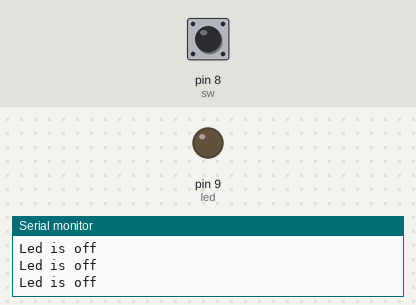
Bench run of a sketch on a simulated Arduino Uno, built with avr-gcc and run on an emulated ATmega328P. On the bench: output pins drawn as LEDs (lit = HIGH), the last lines printed to the serial monitor. Inputs (shaded band) come from the test bench; at power-on: pin 8 (sw) HIGH.

Above: at 2.0 s.
2.1 s: pin 8 (sw) pulled LOW for 0.75 s
At 2.8 s:
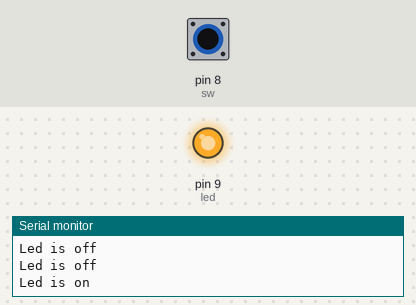
4.5 s: pin 8 (sw) pulled LOW for 3.2 s
At 9.2 s:
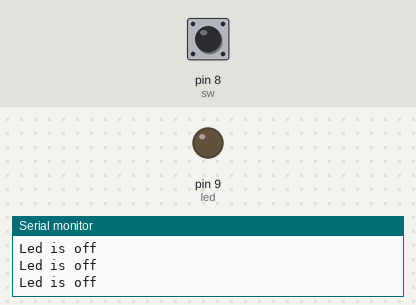
Timing chart, 0 to 10.7 s (numbered marks = the images above; inputs shaded):
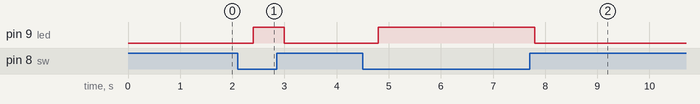

The sketch:

digital_input.ino
```cpp
// input from digital input 8
int sw = 8;
int led = 9;
int ledOn = 1;
int ledOff = 0;

void setup()
{
  Serial.begin(9600); // watch serial monitor
  pinMode(sw, INPUT_PULLUP);
  pinMode(led, OUTPUT);
}

void loop()
{
  int val = digitalRead(sw);

  if (val == 0)
  {
    Serial.println("Led is on");
    digitalWrite(led, ledOn);
  }
  else
  {
    Serial.println("Led is off");
    digitalWrite(led, ledOff);
  }

  delay(600);
}
```

Measured:
- after the input at 2.1 s, pin 9 (led): LOW → HIGH after 0.30 s, → LOW 0.60 s later
- after the input at 4.5 s, pin 9 (led): LOW → HIGH after 0.30 s, → LOW 3.0 s later
